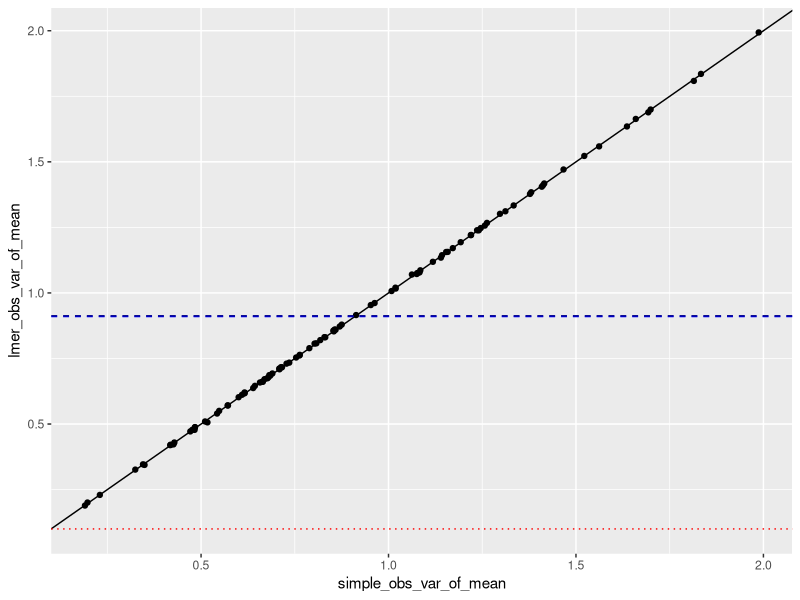
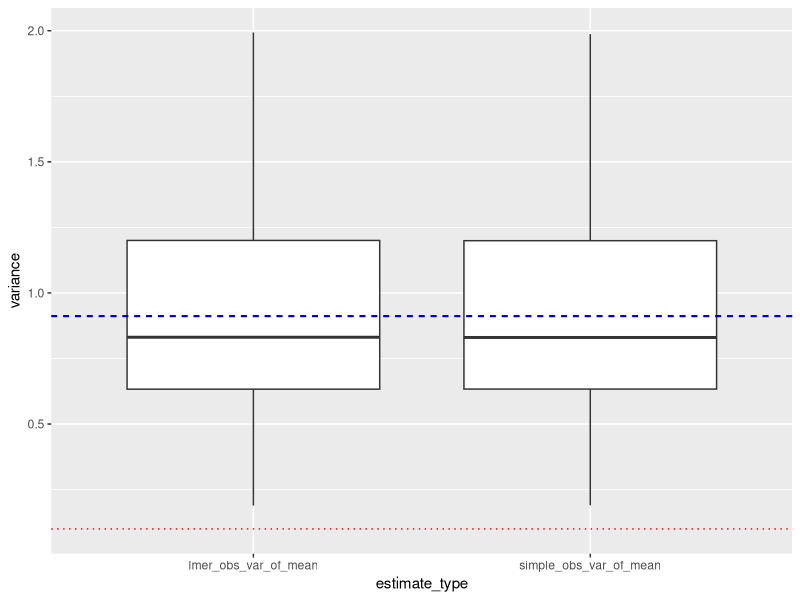

Write the R code that produced these figures, in order. (Note: this script raises an error after producing the figures.)
rm(list = ls())

require(dplyr)
require(tidyr)
require(magrittr)
require(ggplot2)
require(lme4)

set.seed(1234)
input_param <- list(m = 10, sigma_a = 3, sigma_e = 1, n=10, b0=10)
naive_var_of_mean <- (input_param$sigma_a^2 + input_param$sigma_e^2)/(input_param$m*input_param$n)
true_var_of_mean <- (input_param$n*input_param$sigma_a^2 + input_param$sigma_e^2)/(input_param$m*input_param$n)

Nsim <- 100

get_variance_estimates <- function(s, input_param) {
  
  m = input_param$m
  n = rpois(m, input_param$n)
  sigma_a = input_param$sigma_a
  sigma_e = input_param$sigma_e
  b0 = input_param$b0
  
  subject_effect <- rnorm(m, mean = 0, sd = sigma_a)
  Y <- vector(mode = "numeric")
  subject_ID <- NULL
  for(i in 1:m) {
    Y %<>% append(., b0 + subject_effect[i] + rnorm(n[i], mean = 0, sd = sigma_e))
    subject_ID %<>% append(., rep(paste0("subjectID_",i), n[i]))
  }
  
  data <- data.frame(subject_ID, Y)
  
  ggplot(data, aes(x=subject_ID, y=Y)) + geom_boxplot()
  
  mean_data <- data %>%
    group_by(subject_ID) %>%
    summarise(mean_i = mean(Y))
  
  sample_n <- data.frame(subject_ID=paste0("subjectID_",1:m), n=n)
  
  mean_data %<>% merge(., sample_n)
  lm_fit <- lm(mean_i ~ 1, data = mean_data)
  slm_fit <- summary(lm_fit)
  mean(slm_fit$residuals^2)
  summary(slm_fit$residuals^2)
  wt_lm_fit <- lm(mean_i ~ 1, data = mean_data, weights = n)
  swlm_fit <- summary(wt_lm_fit)
  mean(swlm_fit$residuals^2)
  summary(swlm_fit$residuals^2)
  simple_obs_var_of_mean <- mean_data %>%
    .$mean_i %>%
    var() %>%
    divide_by(m)
  
  lmer_fit <- lmer(Y ~ (1|subject_ID), data = data)
  slmer_fit <- summary(lmer_fit)
  
  lmer_obs_var_of_mean <- slmer_fit$coefficients[2]^2
  return(c(simple_obs_var_of_mean, lmer_obs_var_of_mean))
}

sim_res <- lapply(1:Nsim, get_variance_estimates, input_param) %>%
  do.call("rbind", .) %>%
  as.matrix() %>%
  as.data.frame() 

colnames(sim_res) <- c("simple_obs_var_of_mean", "lmer_obs_var_of_mean")
col_means <- sim_res %>%
  colMeans()


sim_res %>%
  ggplot(., aes(x=simple_obs_var_of_mean, y=lmer_obs_var_of_mean)) +
  geom_point() +
  geom_abline(slope = 1, intercept = 0) +
  geom_hline(yintercept = true_var_of_mean, lty=2, col="blue") +
  geom_hline(yintercept = naive_var_of_mean, lty=3, col="red") +
  geom_hline(yintercept = col_means[2], lty=2, col="darkblue") 

long_sim_res <- sim_res %>%
  pivot_longer(everything(),names_to = "estimate_type", values_to = "variance")

long_sim_res %>%
  ggplot(., aes(x=estimate_type, y=variance)) +
  geom_boxplot() +
  geom_hline(yintercept = true_var_of_mean, lty=2, col="blue") +
  geom_hline(yintercept = naive_var_of_mean, lty=3, col="red") +
  geom_hline(yintercept = col_means[2], lty=2, col="darkblue") 


##DATASETS
setwd("~/Dropbox (Gladstone)/scripts/Bioinformatics-Workshops/intro-linear-mixed-effects-models")
##simple random effect
str(Dyestuff)
p <- ggplot(Dyestuff, aes(x=Batch, y=Yield)) +
  geom_boxplot() +
  theme_classic() +
  theme(text = element_text(size = 16)) 

p %>% ggsave(plot = .,
             filename = "Dyestuff.pdf",
             width = 7,
             height = 7)
fm1 <- lmer(Yield ~ 1|Batch, Dyestuff)
summary(fm1)

lm1 <- lm(Yield ~ 1, Dyestuff)
summary(lm1)

summ_Dyestuff <- Dyestuff %>% 
  group_by(Batch) %>% 
  summarise(mYield = mean(Yield))

lm2 <- lm(mYield ~ 1, summ_Dyestuff)
summary(lm2)

##very small inter-batch variability
str(Dyestuff2)
##multiple independent random effects
str(Penicillin)

p <- ggplot(Penicillin, aes(x=plate, y=diameter)) +
  geom_boxplot() +
  geom_point(aes(color=sample)) +
  theme(text = element_text(size = 16)) 

p %>% ggsave(plot = .,
             filename = "Penicillin.pdf",
             width = 10,
             height = 7)


fm1 <- lmer(diameter ~ (1|plate) + (1|sample), Penicillin)
summary(fm1)

lm1 <- lm(diameter ~ 1, Penicillin)
summary(lm1)

##hierarchy
str(Pastes)
##random slope and intercept
str(sleepstudy)

require(lattice)
require(lmerTest)
require(ggplot2)
p <- ggplot(sleepstudy, aes(x=Days, y=Reaction)) +
  geom_point() +
  geom_smooth(method = "lm", se=FALSE) +
  ylab("reaction time in ms") +
  theme_classic() +
  theme(text = element_text(size = 16)) 

p %>% ggsave(plot = .,
             filename = "sleepstudy1.pdf",
             width = 7,
             height = 7)

p <- ggplot(sleepstudy, aes(x=Days, y=Reaction, color=Subject)) +
  geom_point() +
  geom_smooth(method = "lm", se=FALSE) +
  ylab("reaction time in ms") +
  theme_classic() +
  theme(text = element_text(size = 16)) 

p %>% ggsave(plot = .,
             filename = "sleepstudy2.pdf",
             width = 10,
             height = 7)

p <- ggplot(sleepstudy, aes(x=Subject, y=Reaction)) +
  geom_boxplot() +
  ylab("reaction time in ms") +
  theme_classic() +
  theme(text = element_text(size = 16)) 

p <- ggplot(sleepstudy, aes(x=Subject, y=Reaction)) +
  geom_boxplot() +
  geom_point(aes(color=Days)) +
  ylab("reaction time in ms") +
  theme_classic() +
  theme(text = element_text(size = 16)) 
p %>% ggsave(plot = .,
             filename = "sleepstudy3.pdf",
             width = 10,
             height = 7)

xyplot(Reaction ~ Days | Subject, sleepstudy, type = c("g","p","r"),
       index = function(x,y) coef(lm(y ~ x))[1],
       xlab = "Days of sleep deprivation",
       ylab = "Average reaction time (ms)", aspect = "xy")

fm1 <- lme4::lmer(Reaction ~ Days + (Days | Subject), sleepstudy)
summary(fm1)

fm2 <- lmerTest::lmer(Reaction ~ Days + (Days || Subject), sleepstudy)
summary(fm2)

lm1 <- lm(Reaction ~ Days, data = sleepstudy)
summary(lm1)
